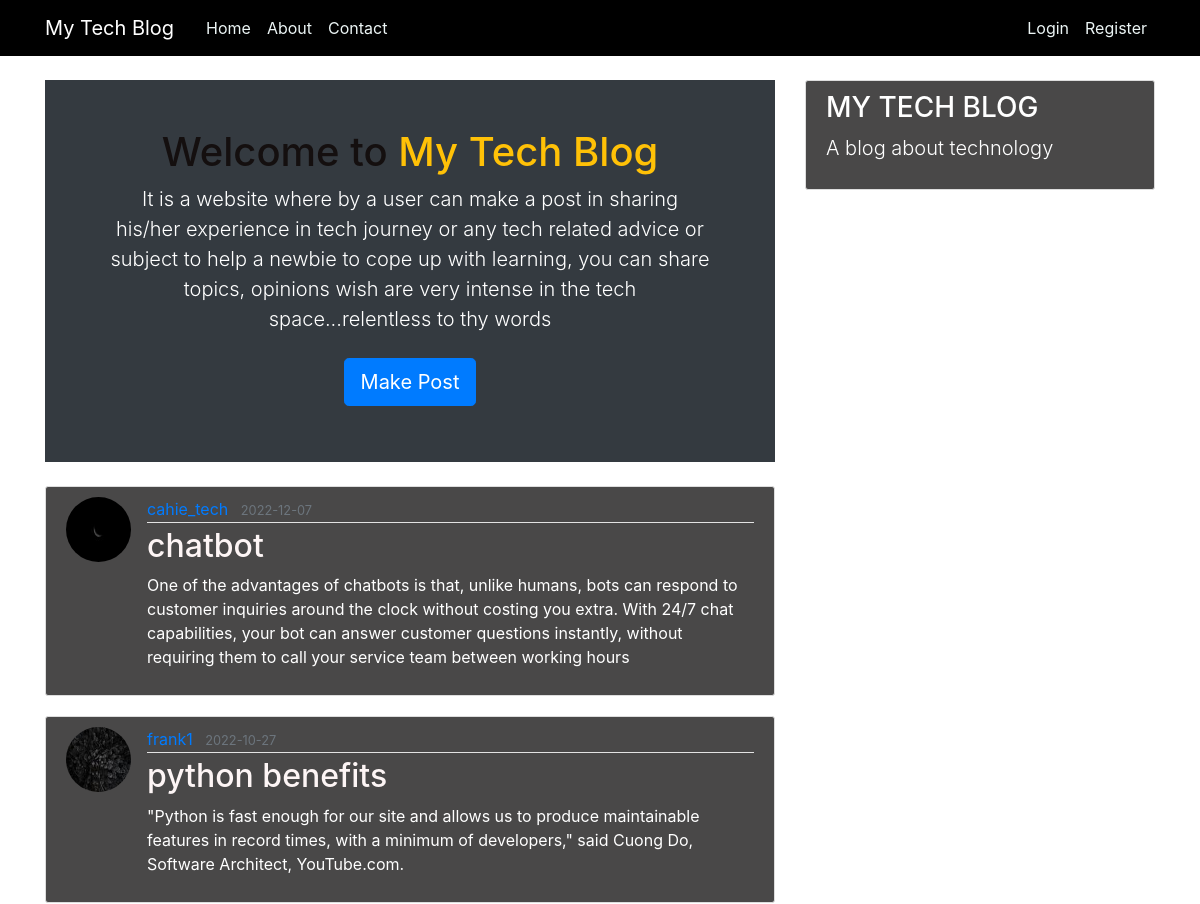
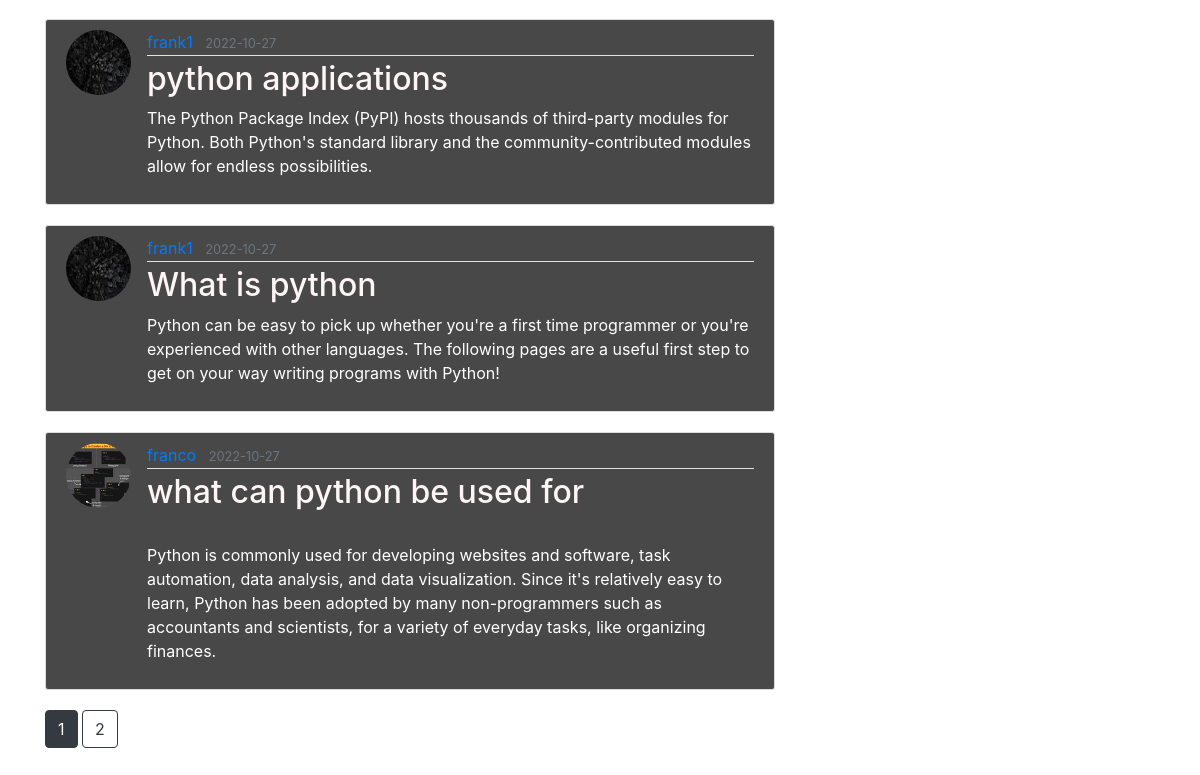
Page /home on the earlier database version (2 pictures, top to bottom).
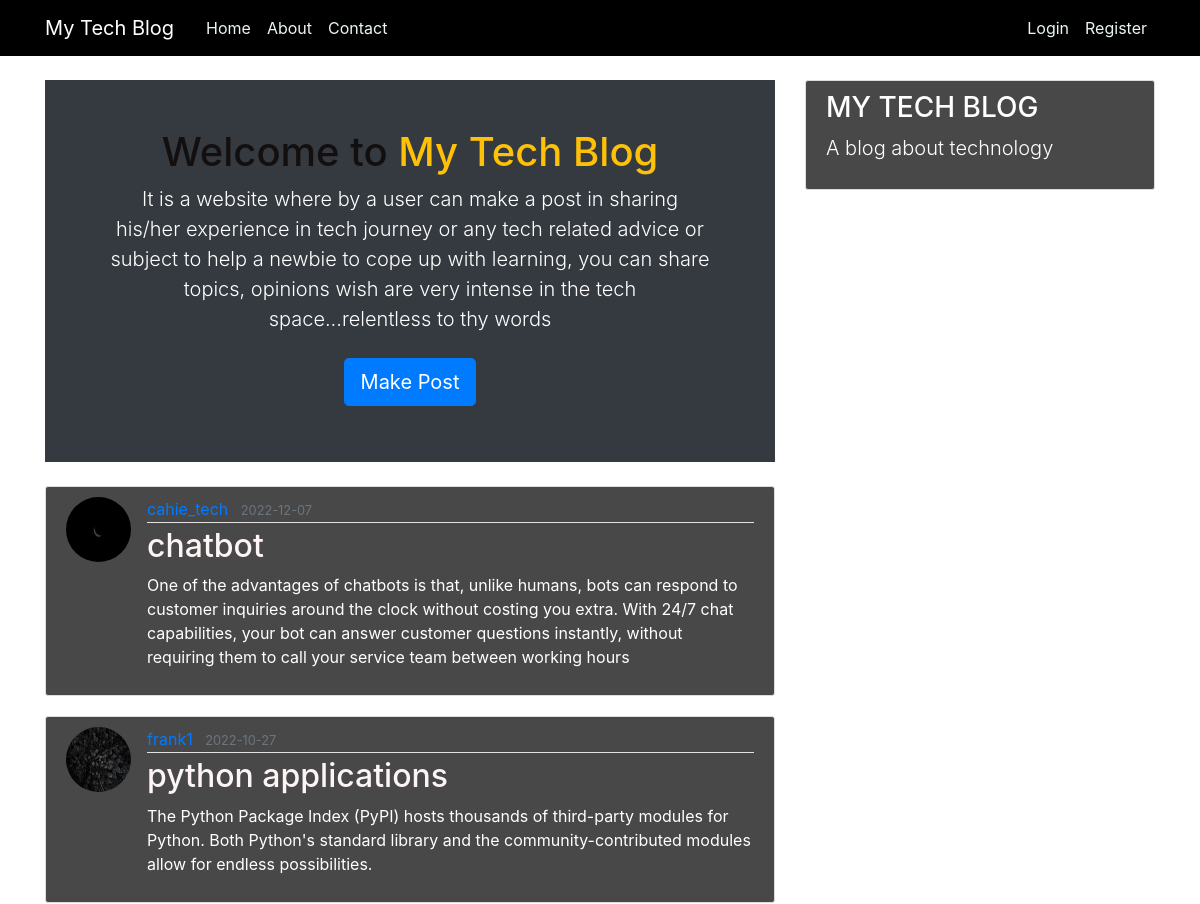
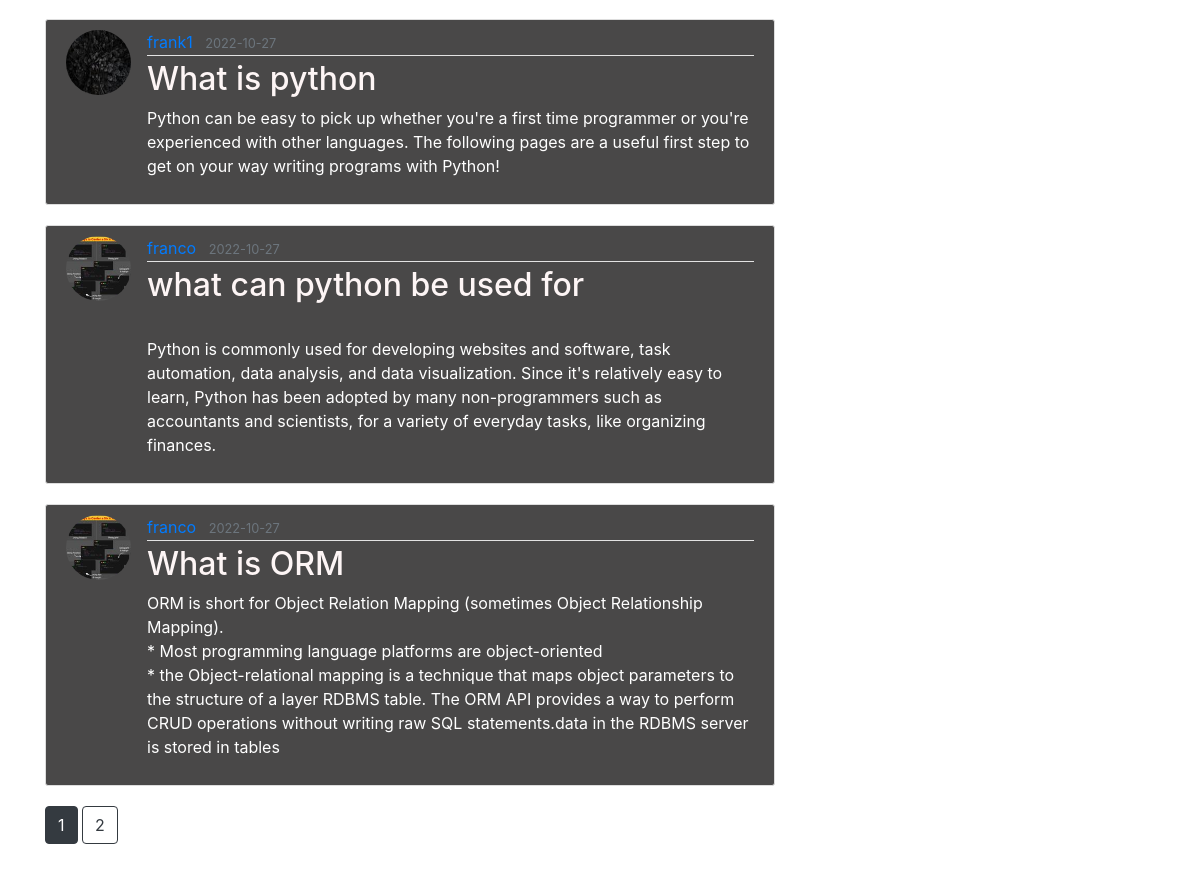
Same page on the later database version (2 pictures, top to bottom).
### flaskblog/models.py (models this page shows, shortened)
class Post(db.Model):
    id = db.Column(db.Integer, primary_key=True)
    title = db.Column(db.String(100), nullable=False)
    date_posted = db.Column(db.DateTime, nullable=False, default=datetime.utcnow)
    content = db.Column(db.Text, nullable=False)
    user_id = db.Column(db.Integer, db.ForeignKey('user.id'), nullable=False)
    comments = db.relationship('Comments', backref='post', lazy=True)

class User(db.Model, UserMixin):
    id = db.Column(db.Integer, primary_key=True)
    username = db.Column(db.String(20), unique=True, nullable=False)
    email = db.Column(db.String(120), unique=True, nullable=False)
    image_file = db.Column(db.String(20), nullable=False, default='default.jpg')
    password = db.Column(db.String(60), nullable=False)
    posts = db.relationship('Post', backref='author', lazy=True)
    comments = db.relationship('Comments', backref='user', lazy=True)

### flaskblog/main/routes.py (the view)
@main.route("/")
@main.route("/home")
def home():
    page = request.args.get('page', 1, type=int)
    posts = Post.query.order_by(Post.date_posted.desc()).paginate(page=page, per_page=5)
    return render_template('home.html', posts=posts)

### flaskblog/templates/home.html (shortened to what this page needs)
{% extends "layout.html" %}
{% block content %}
  <section class="bg-dark text-light p-5 text-center text-sm-start  pt-lg-5">
    <div class="container">
        <div class="d-sm-flex align-center justify-content-between">
            <div>
                <h1>Welcome to <span class="text-warning">My Tech Blog</span></h1>
                <p class="lead">It is a website where by a user can make a post in sharing his/her experience in tech journey or any tech related advice or subject to help a newbie to cope up with learning, you can share topics, opinions wish are very intense in the tech space...relentless to thy words</p>
                <a class="nav-item nav-link" href="{{ url_for('posts.new_post') }}">
                  <button type="button" class="btn btn-primary btn-lg">Make Post</button>
                </a>
            </div><br>
        </div>
    </div>
  </section><br>
    {% for post in posts.items %}
        <article class="media content-section">
          <img class="rounded-circle article-img" src="{{ url_for('static', filename='profile_pics/' + post.author.image_file) }}">
          <div class="media-body">
            <div class="article-metadata">
              <a class="mr-2" href="{{ url_for('users.user_posts', username=post.author.username) }}">{{ post.author.username }}</a>
              <small class="text-muted">{{ post.date_posted.strftime('%Y-%m-%d') }}</small>
            </div>
            <h2><a class="article-title" href="{{ url_for('posts.post', post_id=post.id) }}">{{ post.title }}</a></h2>
            <p class="article-content">{{ post.content }}</p>
          </div>
        </article>
    {% endfor %}
    {% for page_num in posts.iter_pages(left_edge=1, right_edge=1, left_current=1, right_current=2) %}
      {% if page_num %}
        {% if posts.page == page_num %}
          <a class="btn btn-dark mb-4" href="{{ url_for('main.home', page=page_num) }}">{{ page_num }}</a>
        {% else %}
          <a class="btn btn-outline-dark mb-4" href="{{ url_for('main.home', page=page_num) }}">{{ page_num }}</a>
        {% endif %}
      {% else %}
        ...
      {% endif %}
    {% endfor %}
{% endblock content %}

### flaskblog/templates/layout.html (shortened to what this page needs)
<!DOCTYPE html>
<html>
<head>
    <link rel="stylesheet" href="https://maxcdn.bootstrapcdn.com/bootstrap/4.0.0/css/bootstrap.min.css">
    <link rel="stylesheet" type="text/css" href="{{ url_for('static', filename='main.css') }}">
    <link rel="stylesheet" href="https://cdnjs.cloudflare.com/ajax/libs/font-awesome/6.2.1/css/all.min.css">
</head>
<body>
    <header class="site-header">
      <nav class="navbar navbar-expand-md navbar-dark bg-steel fixed-top">
        <div class="container">
          <a class="navbar-brand mr-4" href="/">My Tech Blog</a>
          <div class="collapse navbar-collapse" id="navbarToggle">
            <div class="navbar-nav mr-auto">
              <a class="nav-item nav-link" href="{{ url_for('main.home') }}">Home</a>
              <a class="nav-item nav-link" href="{{ url_for('main.about') }}">About</a>
              <a class="nav-item nav-link" href="{{ url_for('main.contact') }}">Contact</a>
            </div>
            <div class="navbar-nav">
              {% if current_user.is_authenticated %}
                <a class="nav-item nav-link" href="{{ url_for('posts.new_post') }}">New Post</a>
                <a class="nav-item nav-link" href="{{ url_for('users.account') }}">Account</a>
                <a class="nav-item nav-link" href="{{ url_for('users.logout') }}">Logout</a>
              {% else %}
                <a class="nav-item nav-link" href="{{ url_for('users.login') }}">Login</a>
                <a class="nav-item nav-link" href="{{ url_for('users.register') }}">Register</a>
              {% endif %}
            </div>
          </div>
        </div>
      </nav>
    </header>
    <main role="main" class="container">
      <div class="row">
        <div class="col-md-8">
          {% block content %}{% endblock %}
        </div>
        <div class="col-md-4">
          <div class="content-section">
            <div class="fmm">
              <h3>MY TECH BLOG</h3>
              <p class="lead">A blog about technology</p>
            </div>
        </div>
      </div>
    </main>
    <br>
    <br>
</body>
</html>

### flaskblog/static/main.css (style rules this page uses)
body::before { content: " "; height: 40px; }
.fmm h3, p { color: #fff; }
body { background: #fff; color: #27272b; margin-top: 5rem; }
h1, h2, h3, h4, h5, h6 { color: #140f0f; }
.bg-steel { background-color: #000000; }
.site-header .navbar-nav .nav-link { color: #ecf5f5; }
.content-section { background: #494848; color: #fff; padding: 10px 20px; border: 1px solid #dddddd; border-radius: 3px; margin-bottom: 20px; }
.article-title { color: #fdf5f5; }
.article-content { white-space: pre-line; }
.article-img { height: 65px; width: 65px; margin-right: 16px; }
.article-metadata { padding-bottom: 1px; margin-bottom: 4px; border-bottom: 1px solid #e3e3e3 }

Differences in the rows shown:
removed Post: image_file (picture), author.username "frank1", date_posted "2022-10-27", title "python benefits", content "\"Python is fast enough for our site and allows us to produce maintainable features in record times, with a minimum of developers,\" said Cuong Do, Software Architect, YouTube.com."
now on this page (row unchanged): Post: image_file (picture), author.username "franco", date_posted "2022-10-27", title "What is ORM", content "ORM is short for Object Relation Mapping (sometimes Object Relationship Mapping). * Most programming language platforms are object-oriented * the Object-relational mapping is a technique that maps object parameters to the structure of a layer RDBMS table. The ORM API provides a way to perform CRUD operations without writing raw SQL statements.data in the RDBMS server is stored in tables"
